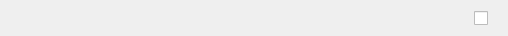
<?xml version="1.0" encoding="UTF-8"?>
<ui version="4.0">
 <class>vGameItem</class>
 <widget class="QCheckBox" name="vGameItem">
  <property name="geometry">
   <rect>
    <x>0</x>
    <y>0</y>
    <width>508</width>
    <height>36</height>
   </rect>
  </property>
  <property name="minimumSize">
   <size>
    <width>508</width>
    <height>36</height>
   </size>
  </property>
  <property name="maximumSize">
   <size>
    <width>508</width>
    <height>36</height>
   </size>
  </property>
  <property name="cursor">
   <cursorShape>PointingHandCursor</cursorShape>
  </property>
  <property name="windowTitle">
   <string>game</string>
  </property>
  <property name="layoutDirection">
   <enum>Qt::RightToLeft</enum>
  </property>
  <property name="styleSheet">
   <string notr="true">QCheckBox
{
	padding-right:20px;
}

QCheckBox::indicator
{  
	width:14px;

} 

QCheckBox::indicator:unchecked
{  
	image: url(:/changeUserInfo/qrc/ico_gb_wxz.png);
}  
  
QCheckBox::indicator:checked
{  
	image: url(:/changeUserInfo/qrc/ico_gb_xz.png);
}</string>
  </property>
  <property name="autoExclusive">
   <bool>false</bool>
  </property>
  <widget class="QLabel" name="label_text">
   <property name="geometry">
    <rect>
     <x>20</x>
     <y>0</y>
     <width>441</width>
     <height>36</height>
    </rect>
   </property>
   <property name="styleSheet">
    <string notr="true">	font-size: 12px;
	font-family: 微软雅黑;
	color: #FFFFFF;
	padding-left:20px;
	border:none;
	background-color:transparent;</string>
   </property>
  </widget>
 </widget>
 <layoutdefault spacing="6" margin="11"/>
 <resources>
  <include location="changeUserInfo.qrc"/>
 </resources>
 <connections/>
</ui>
